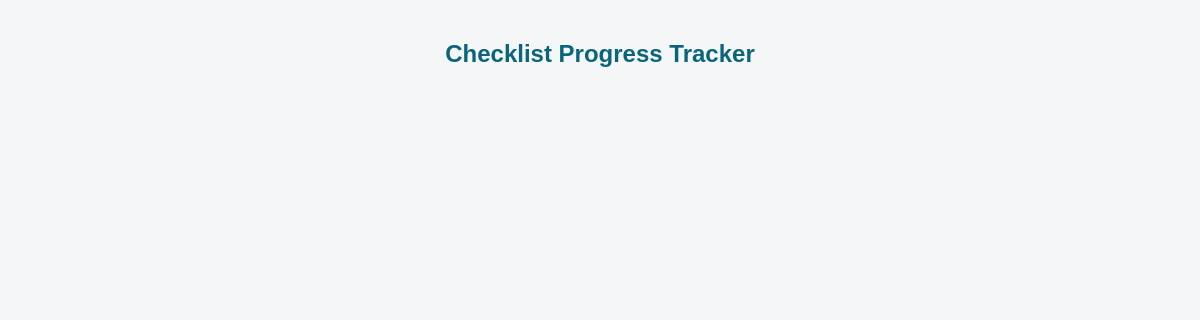
The page /checklist_view.php?group_id=11 (signed in) on the database as committed earlier.
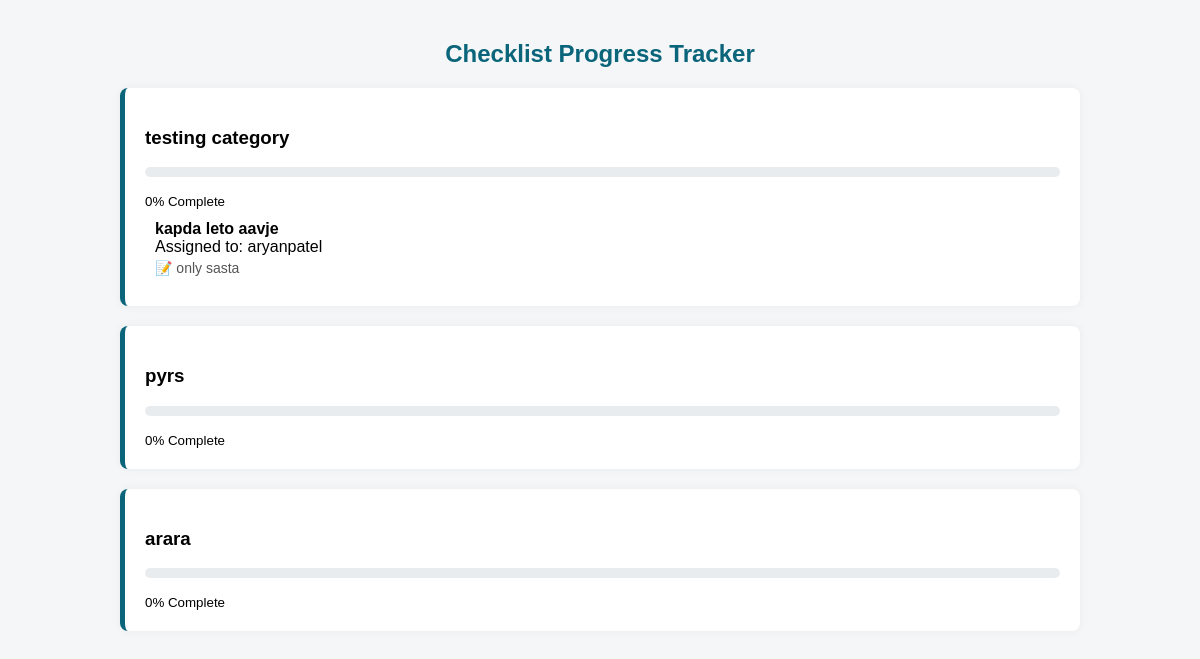
The same page on the database as committed later.
### tables this page shows
CREATE TABLE `checklist_categories` (
  `cc_id` int(11) NOT NULL,
  `group_id` int(11) DEFAULT NULL,
  `category_name` varchar(100) NOT NULL
);

CREATE TABLE `checklist_items` (
  `id` int(11) NOT NULL,
  `category_id` int(11) DEFAULT NULL,
  `item_name` varchar(255) NOT NULL,
  `assigned_to` int(11) DEFAULT NULL,
  `status` enum('Not Started','Packed','Delivered') DEFAULT 'Not Started',
  `note` text DEFAULT NULL,
  `created_at` timestamp NOT NULL DEFAULT current_timestamp()
);

CREATE TABLE `user_master` (
  `user_id` int(11) NOT NULL,
  `user_name` varchar(100) NOT NULL,
  `email` varchar(255) NOT NULL,
  `password` varchar(255) NOT NULL,
  `user_role` int(11) NOT NULL DEFAULT 3,
  `joined_date` int(11) NOT NULL,
  `full_name` varchar(200) NOT NULL,
  `phone` bigint(12) NOT NULL,
  `is_verified` int(11) NOT NULL DEFAULT 0
);

### checklist_view.php (the view, shortened to what this page needs)
<?php
include 'includes/scripts/connection.php';
$group_id = $_GET['group_id'] ?? null;
?>
<!DOCTYPE html>
<html>
<head>
</head>
<body>
<div class="container">
    <h2>Checklist Progress Tracker</h2>
    <?php
    $categories = $conn->prepare("SELECT * FROM checklist_categories WHERE group_id = ?");
    $categories->bind_param("i", $group_id);
    $categories->execute();
    $cat_result = $categories->get_result();
    while ($cat = $cat_result->fetch_assoc()) {
        $cc_id = $cat['cc_id'];
        echo "<div class='category-box'>";
        echo "<h3>{$cat['category_name']}</h3>";
        $count = $conn->prepare("SELECT
            COUNT(*) as total,
            SUM(CASE WHEN status = 'Delivered' THEN 1 ELSE 0 END) as completed
            FROM checklist_items WHERE category_id = ?");
        $count->bind_param("i", $cc_id);
        $count->execute();
        $count_result = $count->get_result()->fetch_assoc();
        $total = $count_result['total'];
        $completed = $count_result['completed'];
        $percentage = $total > 0 ? round(($completed / $total) * 100) : 0;
        echo "<div class='progress-container'><div class='progress-bar' style='width: {$percentage}%;'></div></div>";
        echo "<small>{$percentage}% Complete</small>";
        $items = $conn->prepare("SELECT ci.*, um.user_name FROM checklist_items ci
            LEFT JOIN user_master um ON ci.assigned_to = um.user_id
            WHERE ci.category_id = ?");
        $items->bind_param("i", $cc_id);
        $items->execute();
        $item_result = $items->get_result();
        while ($item = $item_result->fetch_assoc()) {
            echo "<div class='task'>";
            echo "<strong>{$item['item_name']}</strong><br>";
            echo "<span>Assigned to: " . ($item['user_name'] ?? 'Unassigned') . "</span> ";
            echo "<span class='badge {$item['status']}'>{$item['status']}</span>";
            if (!empty($item['note'])) {
                echo "<div class='note'>📝 {$item['note']}</div>";
            }
            echo "</div>";
        }
        echo "</div>";
    }
    ?>
</div>
</body>
</html>

### checklist_view.php (style rules this page uses)
body { font-family: 'Poppins', sans-serif; background: #f4f6f8; margin: 0; padding: 20px; }
.container { max-width: 960px; margin: auto; }
h2 { text-align: center; color: #0a657a; }
.category-box { background: #fff; border-left: 5px solid #0a657a; margin: 20px 0; padding: 20px; border-radius: 8px; box-shadow: 0 0 10px rgba(0,0,0,0.05); }
.task { padding: 10px; border-bottom: 1px solid #eee; }
.task:last-child { border-bottom: none; }
.badge { padding: 4px 8px; border-radius: 12px; font-size: 12px; color: #fff; display: inline-block; }
.progress-container { margin: 10px 0 15px; background: #e9ecef; height: 10px; border-radius: 5px; overflow: hidden; }
.note { font-size: 14px; color: #555; margin-top: 4px; }

Rows that differ between the two databases and show on the page:
added checklist_categories: category_name "testing category", percentage "0"
added checklist_items: item_name "kapda leto aavje", assigned_to.user_name "aryanpatel", note "only sasta"
added checklist_categories: category_name "pyrs", percentage "0"
added checklist_categories: category_name "arara", percentage "0"
